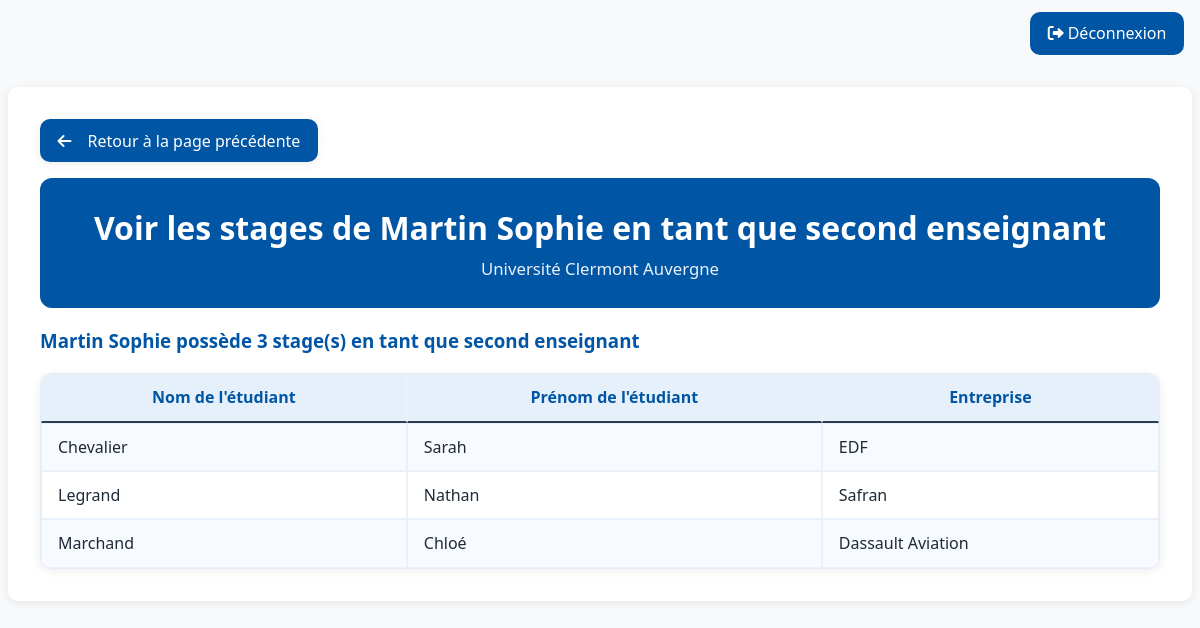
The app's page /soutenances/index.php?action=listStageSecondaire&id=1 (signed in) with its own data.
### tables this page shows
CREATE TABLE `enseignants` (
  `IdEnseignant` smallint(6) NOT NULL,
  `nom` varchar(50) NOT NULL,
  `prenom` varchar(50) NOT NULL,
  `mail` varchar(80) NOT NULL,
  `mdp` varchar(255) NOT NULL
);

CREATE TABLE `entreprises` (
  `IdEntreprise` smallint(6) NOT NULL,
  `nom` varchar(50) NOT NULL,
  `villeE` varchar(50) NOT NULL,
  `codePostal` varchar(6) NOT NULL
);

CREATE TABLE `etudiantsbut2ou3` (
  `IdEtudiant` smallint(6) NOT NULL,
  `nom` varchar(50) NOT NULL,
  `prenom` varchar(50) NOT NULL,
  `mail` varchar(80) NOT NULL,
  `empreinte` varchar(256) NOT NULL
);

### soutenances/models/Enseignant.php (called while the page is built, shortened)
<?php
    function getEnseignantById($pdo, $id) {
        $stmt = $pdo->prepare("SELECT * FROM enseignants WHERE IdEnseignant = ?");
        $stmt->execute([$id]);
        return $stmt->fetch(PDO::FETCH_ASSOC);
    }
    function getStagesByEnseignantSecondaireId($pdo, $idEnseignant) {
        $anneeDebut = (date("m") <= 8) ? date("Y") - 1 : date("Y");
        $stmt = $pdo->prepare("SELECT e.nom AS nomEntreprise, et.nom AS nomEtudiant, et.prenom AS prenomEtudiant
                               FROM evalstage es
                               JOIN anneestage a ON es.IdEtudiant = a.IdEtudiant
                               JOIN entreprises e ON a.IdEntreprise = e.IdEntreprise
                               JOIN etudiantsbut2ou3 et ON es.IdEtudiant = et.IdEtudiant
                               WHERE es.IdSecondEnseignant = ? AND a.anneedebut = ?;");
        $stmt->execute([$idEnseignant, $anneeDebut]);
        return $stmt->fetchAll(PDO::FETCH_ASSOC);
    }
?>

### soutenances/views/Enseignant/StagesSecondaire.php (the view, shortened to what this page needs)
<!DOCTYPE html>
<html lang="fr">
<head>
    <link rel="stylesheet" href="assets/style/style.css">
    <link rel="stylesheet" href="https://cdnjs.cloudflare.com/ajax/libs/font-awesome/6.0.0/css/all.min.css">
</head>
<body>
    <?php if (isset($_SESSION['user_info'])): ?>
    <div class="topbar">
        <a href="index.php?action=logout" class="btn btn-uca"><i class="fas fa-sign-out-alt me-1"></i>Déconnexion</a>
    </div>
    <?php endif; ?>
    <div class="container-main">
        <div class="page-actions">
            <a class="btn-back" href="index.php?action=viewEnseignant" onclick="history.back(); return false;">Retour à la page précédente</a>
        </div>
        <div class="page-header">
            <h1>Voir les stages de <?= htmlspecialchars($enseignant['nom']) ?> <?= htmlspecialchars($enseignant['prenom']) ?> en tant que second enseignant</h1>
            <p class="subtitle">Université Clermont Auvergne</p>
        </div>
        <h3><?= htmlspecialchars($enseignant['nom']) ?> <?= htmlspecialchars($enseignant['prenom']) ?> possède <?= count($StageSecondaire) ?> stage(s) en tant que second enseignant</h3>
        <div class="table-card"><div class="table-responsive">
    <table class="table table-striped table-bordered align-middle mb-0">
        <thead>
            <tr>
                <th>Nom de l'étudiant</th>
                <th>Prénom de l'étudiant</th>
                <th>Entreprise</th>
            </tr>
        </thead>
        <tbody>
            <?php foreach ($StageSecondaire as $stage): ?>
                <tr>
                    <td><?php echo htmlspecialchars($stage['nomEtudiant']); ?></td>
                    <td><?php echo htmlspecialchars($stage['prenomEtudiant']); ?></td>
                    <td><?php echo htmlspecialchars($stage['nomEntreprise']); ?></td>
                </tr>
            <?php endforeach; ?>
        </tbody>
    </table>
        </div></div>
    </div>
</body>
</html>

### soutenances/assets/style/style.css (style rules this page uses)
:root { --uca-blue:#0055a4; --uca-light-blue:#e6f0fa; --uca-dark-blue:#003366; --uca-bg:#f8f9fa; --uca-text:#1f2a37; --card-shadow:0 2px 10px rgba(0,0,0,.08); --uca-field-width: 720px; }
html,body { height:100%; }
body { background:var(--uca-bg); color:var(--uca-text); font-family:'Segoe UI', Tahoma, Geneva, Verdana, sans-serif; line-height:1.4; }
.container-main { background:#fff; border-radius:10px; box-shadow:var(--card-shadow); padding:2rem; margin:2rem auto; max-width:1200px; }
.page-header { background: var(--uca-blue); color:#fff; padding:1.75rem; border-radius:12px; margin-bottom:1.25rem; text-align:center; }
.page-header h1,.page-header h2,.page-header h3 { color:#fff; margin:0 0 .35rem; font-weight:700; }
.page-header .subtitle { color: rgba(255,255,255,.92); margin:0; font-size:1.05rem; }
.btn-uca { background:var(--uca-blue); border:none; color:#fff; padding:.65rem 1.1rem; border-radius:10px; font-weight:400; transition:all .2s ease; text-decoration:none; }
.table thead th { border-top:none; font-weight:600; color:var(--uca-blue); background-color: var(--uca-light-blue); border-bottom: 2px solid #2c3e50; }
.table-striped tbody tr:nth-of-type(odd) { background-color:#f7fafe; }
h1, h2, h3 { color: var(--uca-blue); font-weight: 600; }
a { color: var(--uca-blue); text-decoration: none; }
.topbar { max-width:1200px; margin:12px auto 0; padding:0 8px; display:flex; align-items:center; justify-content:space-between; }
.page-actions { display:flex; align-items:center; justify-content:flex-start; gap:.75rem; margin:0 0 1rem; }
.btn-back { display:inline-flex; align-items:center; gap:.5rem; background:var(--uca-blue); color:#fff; border:none; border-radius:10px; padding:.65rem 1.1rem; font-weight:700; text-decoration:none; box-shadow: var(--card-shadow); }
.btn-back { font-weight:400; }
.btn-back::before { font-family: "Font Awesome 6 Free"; font-weight: 900; content: "\f060"; margin-right: .5rem; }
.table { width:100%; border-collapse: separate; border-spacing:0; }
.table td, .table th { padding:.75rem 1rem; vertical-align: middle; }
.table-bordered th, .table-bordered td { border:1px solid #eaf1fb; }
.table-card { background:#fff; border:1px solid #e3ebf7; border-radius:12px; box-shadow: var(--card-shadow); overflow:hidden; }
.table-card .table { margin-bottom:0; }
.table-card .table-bordered { border:0; border-radius:0; }
.me-1 { margin-right:.25rem; }

### records on screen
enseignants: nom "Martin", prenom "Sophie"
entreprises: etudiantsbut2ou3.nom "Chevalier", etudiantsbut2ou3.prenom "Sarah", nom "EDF"
entreprises: etudiantsbut2ou3.nom "Legrand", etudiantsbut2ou3.prenom "Nathan", nom "Safran"
entreprises: etudiantsbut2ou3.nom "Marchand", etudiantsbut2ou3.prenom "Chloé", nom "Dassault Aviation"

### other values on screen
count($StageSecondaire) "3"
